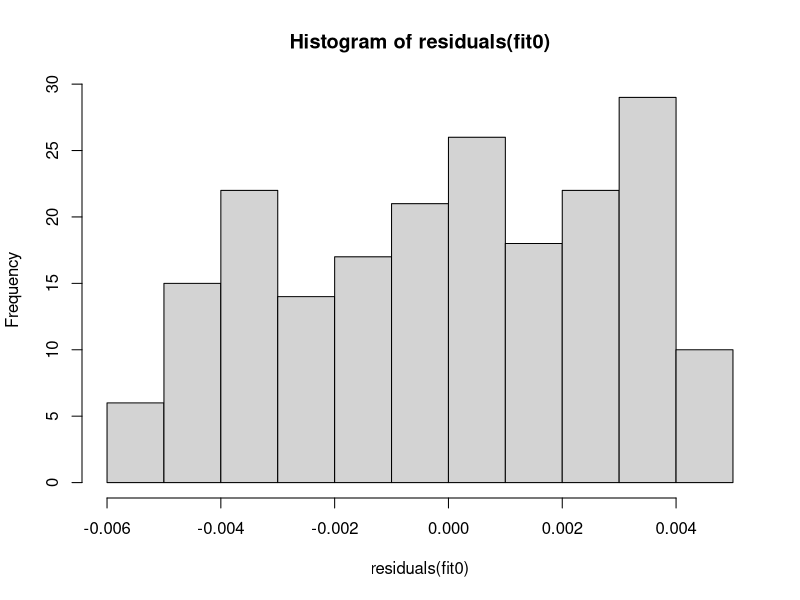
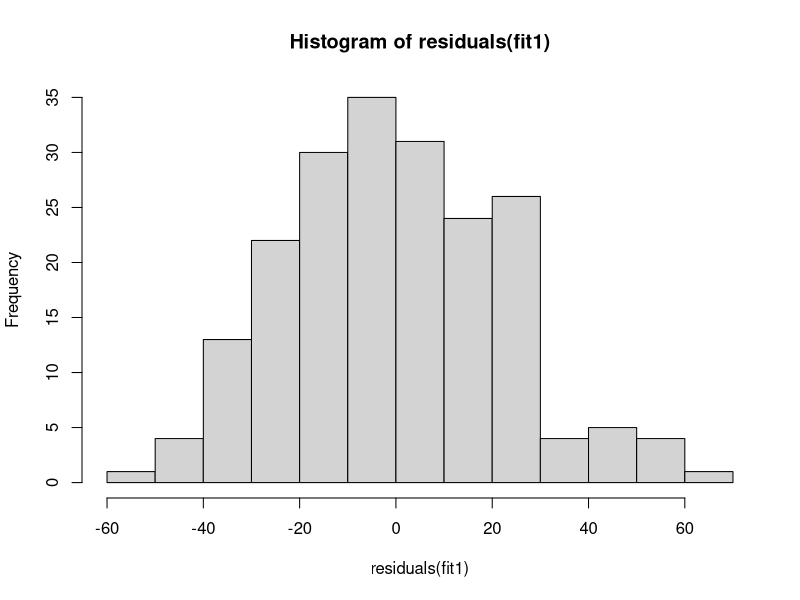
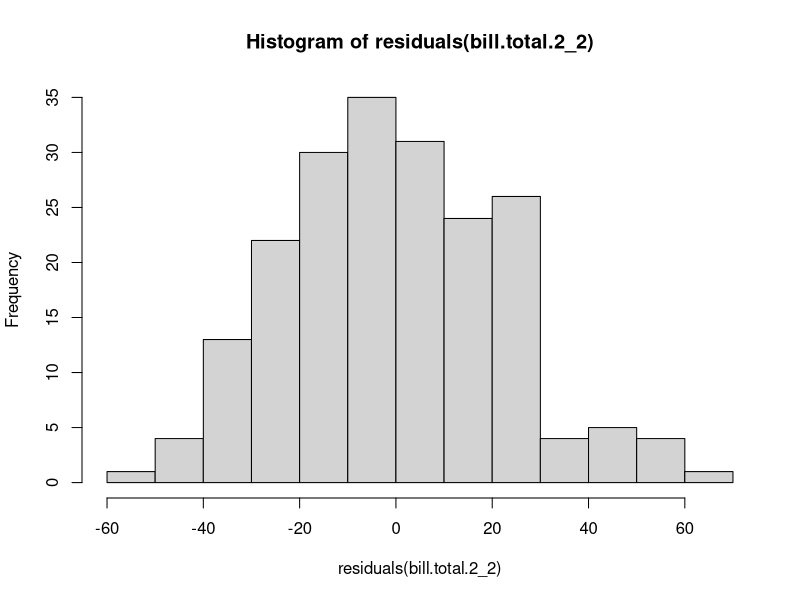
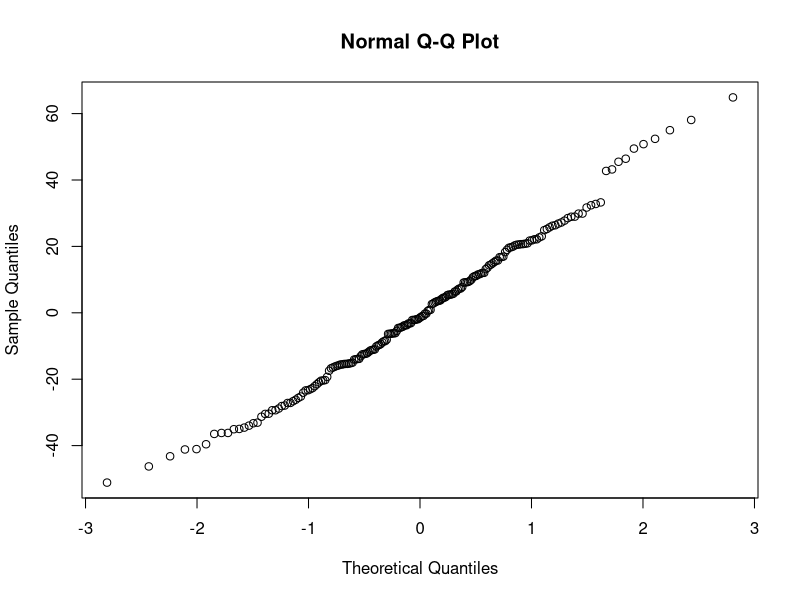

These charts were generated, in order, by the following R code:
## ---- chunk 1

shopping <- read.csv("shopping.csv")
head(shopping)


fit0 <- lm(bill.favs ~ pnt.butter + kitch.foil + grapes.lb, data=shopping)
fit1 <- lm(bill.total ~ pnt.butter + kitch.foil + grapes.lb, data=shopping)

hist(residuals(fit0))
hist(residuals(fit1))

## ---- chunk 2

# transform the model, then tr-run the model like before. That will provide the normalcy

bill.total.1_1 <- lm(sqrt(bill.total.1) ~ pnt.butter + kitch.foil + grapes.lb, data=shopping)

bill.total.2_2 <- lm((bill.total.2^-1) ~ pnt.butter + kitch.foil + grapes.lb, data=shopping)

bill.total.3_3 <- lm(log(bill.total.3) ~ pnt.butter + kitch.foil + grapes.lb, data=shopping)


hist(residuals(bill.total.2_2))

qqnorm(bill.total.2_2$residuals)


